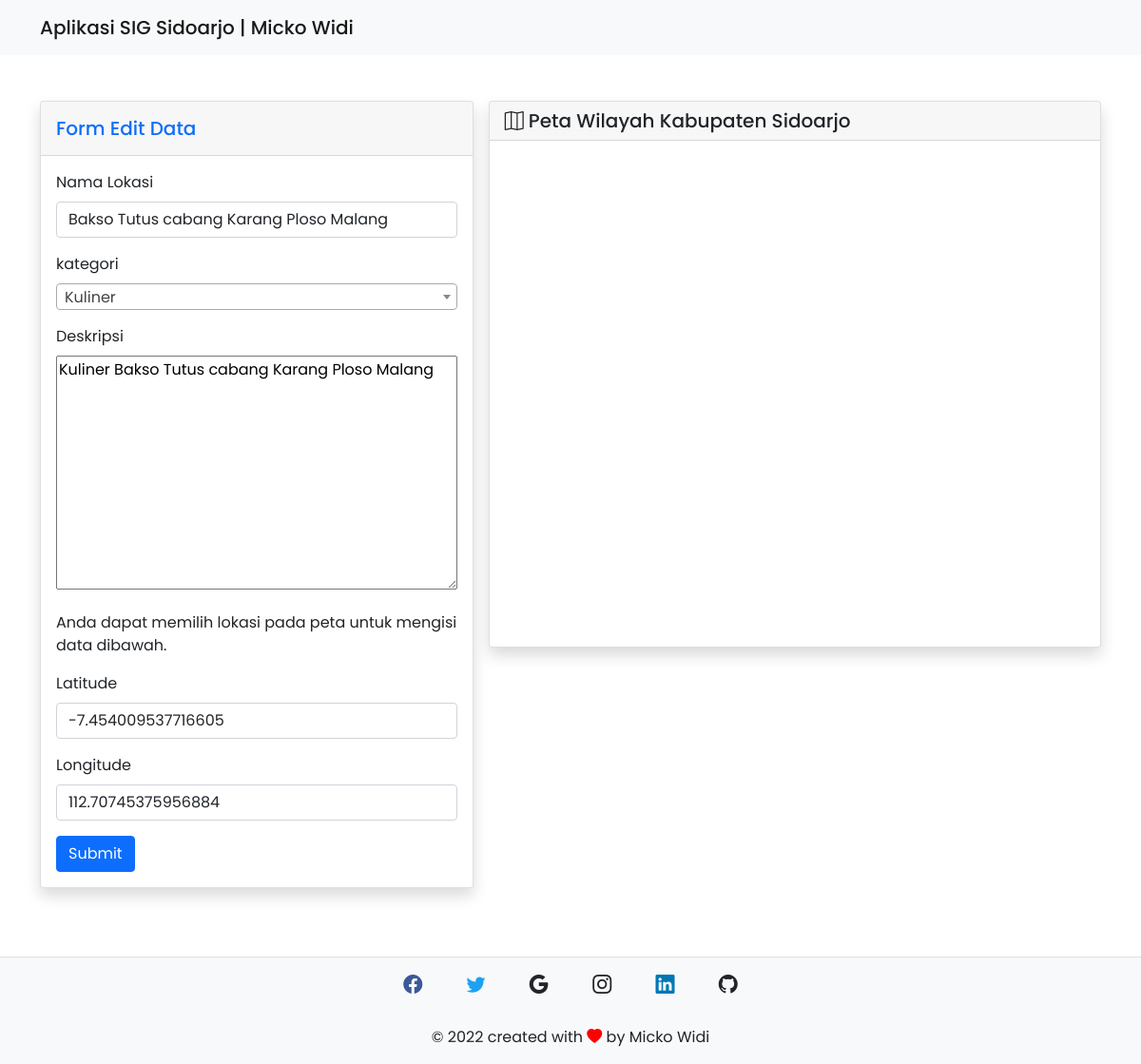
Screenshot of /view/edit.php?id=3 with the database file from the repository.
### tables this page shows
CREATE TABLE `tourism` (
  `id` int(11) NOT NULL,
  `name` varchar(255) DEFAULT NULL,
  `category` varchar(255) DEFAULT NULL,
  `description` text DEFAULT NULL,
  `lat` double DEFAULT NULL,
  `lng` double DEFAULT NULL
);

### view/edit.php (the view, shortened to what this page needs)
<?php include './template/header.php' ?>
<?php $id = $_GET['id']; ?>
<div class="row g-3">
  <div class="col-lg-5 col-md-12">
    <div class="card shadow mb-4">
      <div class="card-header py-3 ">
        <h5 class="m-0 font-weight-bold text-primary">Form Edit Data</h5>
      </div>
      <div class="card-body">
        <?php
          $sql = "select * from tourism where id = '$id'";
          $query = mysqli_query($connection, $sql);
          while ($tourism = mysqli_fetch_array($query)) :
        ?>
      <form action="../controller/update.php" method="POST">
        <div class="mb-3">
          <label class="form-label">Nama Lokasi</label>
          <input type="text" class="form-control" name="name" value="<?= $tourism['name'] ?>" required>
        </div>
        <div class="mb-3">
          <label class="form-label">kategori</label><br>
        </div>
        <div class="mb-3">
          <label class="form-label">Deskripsi</label>
          <textarea name="description" style="width: 100%;" cols="30" rows="10"><?= $tourism['description'] ?></textarea>
        </div>
        <p>Anda dapat memilih lokasi pada peta untuk mengisi data dibawah.</p>
        <div class="mb-3">
          <label class="form-label">Latitude</label>
          <input type="text" class="form-control" id="lat" name="lat" value="<?= $tourism['lat'] ?>" required>
        </div>
        <div class="mb-3">
          <label class="form-label">Longitude</label>
          <input type="text" class="form-control" id="lng" name="lng" value="<?= $tourism['lng'] ?>" required>
        </div>
        <button type="submit" name="submit" class="btn btn-primary">Submit</button>
      </form>
        <?php endwhile ?>
      </div>
    </div>
  </div>
  <div class="col-lg-7 col-md-12">
    <div class="mb-3 card shadow">
      <h5 class="card-header">
        <i class="bi bi-map"></i> Peta Wilayah Kabupaten Sidoarjo
      </h5>
      <div class="card-body">
        <div id="googleMap-edit" style="width:100%;height:500px;"></div>
      </div>
    </div>
  </div>
</div>
<?php include './template/footer.php' ?>

### view/template/header.php (style rules this page uses)
body { font-family: 'Poppins', sans-serif; }

### rows the page displays
tourism: name "Bakso Tutus cabang Karang Ploso Malang", description "Kuliner Bakso Tutus cabang Karang Ploso Malang", lat "-7.454009537716605", lng "112.70745375956884"
